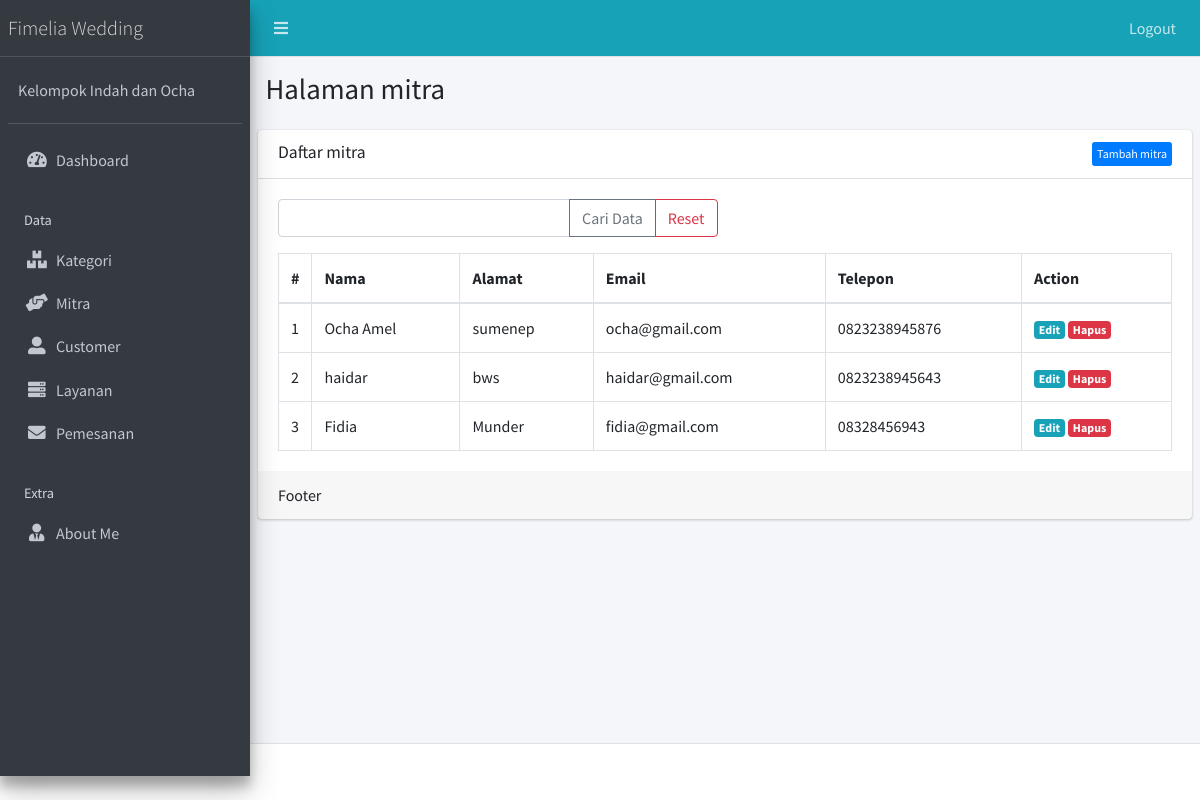
The app's page /public/mitra (signed in) with its own data.
### tables this page shows
CREATE TABLE `mitra` (
  `id_mitra` int(11) NOT NULL,
  `nama` varchar(255) NOT NULL,
  `alamat` varchar(255) NOT NULL,
  `email` varchar(255) NOT NULL,
  `telepon` varchar(255) NOT NULL
);

### app/core/Controller.php (called while the page is built, shortened)
<?php
class Controller{
	public function view($view, $data = [])
	{
		require_once '../app/views/' . $view . '.php';
	}
	public function model($model)
	{
		return new $model;
	}
}

### app/controllers/Mitra.php (called while the page is built, shortened)
<?php
class Mitra extends Controller {
	public function index()
	{
		$data['title'] = 'Daftar mitra';
		$data['mitra'] = $this->model('MitraModel')->getAllMitra();
		$this->view('templates/header', $data);
		$this->view('templates/sidebar', $data);
		$this->view('mitra/index', $data);
		$this->view('templates/footer');
	}
}

### app/core/App.php (called while the page is built, shortened)
<?php
class App{
	protected $method = 'index';
	protected $params = [];
	public function __construct(){
		$this->controller = new $this->controller;
		call_user_func_array([$this->controller, $this->method], $this->params);
	}
}

### public/index.php (called while the page is built, shortened)
<?php
$app = new App;

### app/core/Database.php (called while the page is built, shortened)
<?php
class Database{
	private $host = DB_HOST;
	private $user = DB_USER;
	private $pass = DB_PASS;
	private $dbnm = DB_NAME;
	private $dbh;
	private $stmt;
	public function __construct()
	{
		$dsn = 'mysql:host='. $this->host .';dbname='. $this->dbnm;
		$option = [
			PDO::ATTR_PERSISTENT => true,
			PDO::ATTR_ERRMODE => PDO::ERRMODE_EXCEPTION
		];
		try{
			$this->dbh = new PDO($dsn,$this->user,$this->pass, $option);
		}catch(PDOException $e){
			die($e->getMessage());
		}
	}
	public function query($query)
	{
		$this->stmt = $this->dbh->prepare($query);
	}
	public function execute()
	{
		$this->stmt->execute();
	}
	public function resultSet()
	{
		$this->execute();
		return $this->stmt->fetchAll(PDO::FETCH_ASSOC);
	}
}

### app/models/MitraModel.php (called while the page is built, shortened)
<?php
class MitraModel {
	private $table = 'mitra';
	private $db;
	public function __construct()
	{
		$this->db = new Database;
	}
	public function getAllMitra()
	{
		$this->db->query("SELECT * FROM " . $this->table );
		return $this->db->resultSet();
	}
}

### app/views/mitra/index.php (the view, shortened to what this page needs)
  <div class="content-wrapper">
    <section class="content-header">
      <div class="container-fluid">
        <div class="row mb-2">
          <div class="col-sm-6">
            <h1>Halaman mitra</h1>
          </div>
        </div>
      </div>
    </section>
    <section class="content">
      <div class="card">
        <div class="card-header">
          <h3 class="card-title"><?= $data['title'] ?></h3> <div class="btn-group float-right"><a href="<?= base_url; ?>/mitra/tambah" class="btn float-right btn-xs btn btn-primary">Tambah mitra</a></div>
        </div>
        <div class="card-body">
      <form action="<?= base_url; ?>/mitra/cari" method="post">
 <div class="row mb-3">
    <div class="col-lg-6">
      <div class="input-group">
        <input type="text" class="form-control" placeholder="" name="key" >
    <div class="input-group-append">
          <button class="btn btn-outline-secondary" type="submit">Cari Data</button>
          <a class="btn btn-outline-danger" href="<?= base_url; ?>/mitra" >Reset</a>
    </div>
  </div>
  </div>
</div>
    </form>
          <table class="table table-bordered">
                  <thead>
                    <tr>
                      <th style="width: 10px">#</th>
                      <th>Nama</th>
                      <th>Alamat</th>
                      <th>Email</th>
                      <th>Telepon</th>
                      <th style="width: 150px">Action</th>
                    </tr>
                  </thead>
                  <tbody>
                  <?php $no=1; ?>
                    <?php foreach ($data['mitra'] as $row) :?>
                    <tr>
                      <td><?= $no; ?></td>
                      <td><?= $row['nama'];?></td>
                      <td><?= $row['alamat'];?></td>
                      <td><?= $row['email'];?></td>
                      <td><?= $row['telepon'];?></td>
                      <td>
                        <a href="<?= base_url; ?>/mitra/edit/<?= $row['id_mitra'] ?>" class="badge badge-info">Edit</a> <a href="<?= base_url; ?>/mitra/hapus/<?= $row['id_mitra'] ?>" class="badge badge-danger" onclick="return confirm('Hapus data?');">Hapus</a>
                      </td>
                    </tr>
                    <?php $no++; endforeach; ?>
                  </tbody>
                </table>
        </div>
        <div class="card-footer">
          Footer
        </div>
      </div>
    </section>
  </div>

### app/views/templates/header.php (shortened to what this page needs)
<!DOCTYPE html>
<html>
<head>
  <link rel="stylesheet" href="<?= base_url; ?>/plugins/fontawesome-free/css/all.min.css">
  <link rel="stylesheet" href="https://code.ionicframework.com/ionicons/2.0.1/css/ionicons.min.css">
  <link rel="stylesheet" href="<?= base_url; ?>/dist/css/adminlte.min.css">
</head>
<body class="hold-transition sidebar-mini">
<div class="wrapper">
  <nav class="main-header navbar navbar-expand navbar-cyan navbar-dark">
      <ul class="navbar-nav">
      <li class="nav-item">
        <a class="nav-link" data-widget="pushmenu" href="#"><i class="fas fa-bars"></i></a>
      </li>
    </ul>
    <ul class="navbar-nav ml-auto">
      <li class="nav-item d-none d-sm-inline-block">
        <a href="<?= base_url; ?>/logout" class="nav-link">Logout</a>
      </li>
    </ul>
  </nav>

### app/views/templates/sidebar.php
<aside class="main-sidebar sidebar-dark-primary elevation-4">
  <a href="#" class="brand-link">
    <span class="brand-text font-weight-light">Fimelia Wedding</span>
  </a>
  <div class="sidebar">
    <div class="user-panel mt-3 pb-3 mb-3 d-flex">
      <div class="info">
        <a href="#" class="d-block">Kelompok Indah dan Ocha</a>
      </div>
    </div>
    <nav class="mt-2">
      <ul class="nav nav-pills nav-sidebar flex-column" data-widget="treeview" role="menu" data-accordion="false">
        <li class="nav-item">
          <a href="<?= base_url; ?>/home" class="nav-link">
            <i class="nav-icon fas fa-tachometer-alt"></i>
            <p>
              Dashboard
            </p>
          </a>
        </li>
        <li class="nav-header">Data</li>
        <li class="nav-item">
          <a href="<?= base_url; ?>/kategori" class="nav-link">
            <i class="nav-icon fas fa-boxes"></i>
            <p>
              Kategori
            </p>
          </a>
        </li>
        <li class="nav-item">
          <a href="<?= base_url; ?>/mitra" class="nav-link">
            <i class="nav-icon fas fa-hands-helping"></i>
            <p>
              Mitra
            </p>
          </a>
        </li>
        <li class="nav-item">
          <a href="<?= base_url; ?>/customer" class="nav-link">
            <i class="nav-icon fas fa-user-alt"></i>
            <p>
              Customer
            </p>
          </a>
        </li>
        <li class="nav-item">
          <a href="<?= base_url; ?>/layanan" class="nav-link">
            <i class="nav-icon fas fa-server"></i>
            <p>
              Layanan
            </p>
          </a>
        </li>
        <li class="nav-item">
          <a href="<?= base_url; ?>/pemesanan" class="nav-link">
            <i class="nav-icon fas fa-envelope "></i>
            <p>
              Pemesanan
            </p>
          </a>
        </li>
        <li class="nav-header">Extra</li>
        <li class="nav-item">
          <a href="<?= base_url; ?>/about" class="nav-link">
            <i class="nav-icon fas fa-user-tie"></i>
            <p>
              About Me
            </p>
          </a>
        </li>
      </ul>
    </nav>
  </div>
</aside>

### app/views/templates/footer.php (shortened to what this page needs)
  <footer class="main-footer">
  </footer>
</div>
</body>
</html>

### records on screen
mitra: nama "Ocha Amel", alamat "sumenep", email "ocha@gmail.com", telepon "0823238945876"
mitra: nama "haidar", alamat "bws", email "haidar@gmail.com", telepon "0823238945643"
mitra: nama "Fidia", alamat "Munder", email "fidia@gmail.com", telepon "08328456943"

### other values on screen
$data['title'] "Daftar mitra"
